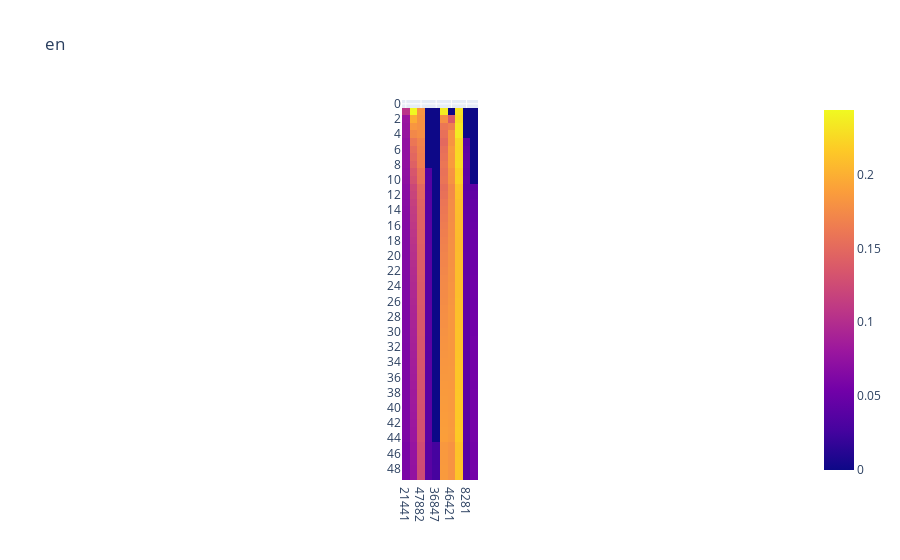

The notebook cell saved with this chart:
### Code cell
px.imshow(heatmap, x=[str(x) for x in all_features], y=[str(x) for x in range(0, 50)], title="en")

### Figure 1 — Plotly figure (JSON) as saved in the notebook; plotly's stock layout.template omitted (floating-point values rounded to 4 significant figures; data arrays with more than 128 entries replaced by an {"elided": "..."} marker saying what was removed)
{"data": [{"coloraxis": "coloraxis", "hovertemplate": "x: %{x}<br>y: %{y}<br>color: %{z}<extra></extra>", "name": "0", "type": "heatmap", "x": ["21441", "21885", "47882", "48142", "36847", "8787", "46421", "48437", "8281", "22813"], "xaxis": "x", "y": ["0", "1", "2", "3", "4", "5", "6", "7", "8", "9", "10", "11", "12", "13", "14", "15", "16", "17", "18", "19", "20", "21", "22", "23", "24", "25", "26", "27", "28", "29", "30", "31", "32", "33", "34", "35", "36", "37", "38", "39", "40", "41", "42", "43", "44", "45", "46", "47", "48", "49"], "yaxis": "y", "z": {"elided": "50x10 float values"}}], "layout": {"coloraxis": {"colorscale": [[0, "#0d0887"], [0.1111, "#46039f"], [0.2222, "#7201a8"], [0.3333, "#9c179e"], [0.4444, "#bd3786"], [0.5556, "#d8576b"], [0.6667, "#ed7953"], [0.7778, "#fb9f3a"], [0.8889, "#fdca26"], [1, "#f0f921"]]}, "title": {"text": "en"}, "xaxis": {"anchor": "y", "constrain": "domain", "domain": [0, 1], "scaleanchor": "y"}, "yaxis": {"anchor": "x", "autorange": "reversed", "constrain": "domain", "domain": [0, 1]}}}
